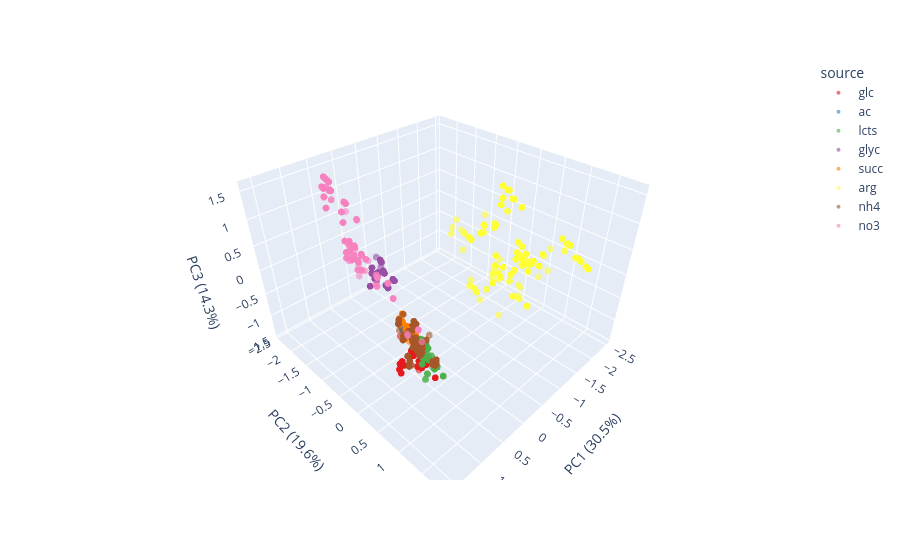

The notebook cell saved with this chart:
### Code cell
import plotly.express as px
palette = sns.color_palette("Set1", n_colors=df_pca["source"].nunique()).as_hex()
# 3. Create the interactive 3D scatter plot
fig = px.scatter_3d(
    df_pca, 
    x='PC1', 
    y='PC2', 
    z='PC3',
    opacity=0.6,
    color_discrete_sequence=palette,
    color = X['source'],
    # title='Interactive 3D PCA of Biomass Components',
    labels={
        'PC1': f'PC1 ({pca.explained_variance_ratio_[0]:.1%})',
        'PC2': f'PC2 ({pca.explained_variance_ratio_[1]:.1%})',
        'PC3': f'PC3 ({pca.explained_variance_ratio_[2]:.1%})'
    }
)

# This makes the dots a bit smaller and cleaner
fig.update_traces(marker=dict(size=4))

fig.show()

### Figure 1 — Plotly figure (JSON) as saved in the notebook; plotly's stock layout.template omitted (floating-point values rounded to 4 significant figures; data arrays with more than 128 entries replaced by an {"elided": "..."} marker saying what was removed)
{"data": [{"hovertemplate": "source=glc<br>PC1 (30.5%)=%{x}<br>PC2 (19.6%)=%{y}<br>PC3 (14.3%)=%{z}<extra></extra>", "legendgroup": "glc", "marker": {"color": "#e41a1c", "opacity": 0.6, "size": 4, "symbol": "circle"}, "mode": "markers", "name": "glc", "scene": "scene", "showlegend": true, "type": "scatter3d", "x": {"elided": "703 float values"}, "y": {"elided": "703 float values"}, "z": {"elided": "703 float values"}}, {"hovertemplate": "source=ac<br>PC1 (30.5%)=%{x}<br>PC2 (19.6%)=%{y}<br>PC3 (14.3%)=%{z}<extra></extra>", "legendgroup": "ac", "marker": {"color": "#377eb8", "opacity": 0.6, "size": 4, "symbol": "circle"}, "mode": "markers", "name": "ac", "scene": "scene", "showlegend": true, "type": "scatter3d", "x": {"elided": "482 float values"}, "y": {"elided": "482 float values"}, "z": {"elided": "482 float values"}}, {"hovertemplate": "source=lcts<br>PC1 (30.5%)=%{x}<br>PC2 (19.6%)=%{y}<br>PC3 (14.3%)=%{z}<extra></extra>", "legendgroup": "lcts", "marker": {"color": "#4daf4a", "opacity": 0.6, "size": 4, "symbol": "circle"}, "mode": "markers", "name": "lcts", "scene": "scene", "showlegend": true, "type": "scatter3d", "x": {"elided": "786 float values"}, "y": {"elided": "786 float values"}, "z": {"elided": "786 float values"}}, {"hovertemplate": "source=glyc<br>PC1 (30.5%)=%{x}<br>PC2 (19.6%)=%{y}<br>PC3 (14.3%)=%{z}<extra></extra>", "legendgroup": "glyc", "marker": {"color": "#984ea3", "opacity": 0.6, "size": 4, "symbol": "circle"}, "mode": "markers", "name": "glyc", "scene": "scene", "showlegend": true, "type": "scatter3d", "x": {"elided": "580 float values"}, "y": {"elided": "580 float values"}, "z": {"elided": "580 float values"}}, {"hovertemplate": "source=succ<br>PC1 (30.5%)=%{x}<br>PC2 (19.6%)=%{y}<br>PC3 (14.3%)=%{z}<extra></extra>", "legendgroup": "succ", "marker": {"color": "#ff7f00", "opacity": 0.6, "size": 4, "symbol": "circle"}, "mode": "markers", "name": "succ", "scene": "scene", "showlegend": true, "type": "scatter3d", "x": {"elided": "509 float values"}, "y": {"elided": "509 float values"}, "z": {"elided": "509 float values"}}, {"hovertemplate": "source=arg<br>PC1 (30.5%)=%{x}<br>PC2 (19.6%)=%{y}<br>PC3 (14.3%)=%{z}<extra></extra>", "legendgroup": "arg", "marker": {"color": "#ffff33", "opacity": 0.6, "size": 4, "symbol": "circle"}, "mode": "markers", "name": "arg", "scene": "scene", "showlegend": true, "type": "scatter3d", "x": {"elided": "1903 float values"}, "y": {"elided": "1903 float values"}, "z": {"elided": "1903 float values"}}, {"hovertemplate": "source=nh4<br>PC1 (30.5%)=%{x}<br>PC2 (19.6%)=%{y}<br>PC3 (14.3%)=%{z}<extra></extra>", "legendgroup": "nh4", "marker": {"color": "#a65628", "opacity": 0.6, "size": 4, "symbol": "circle"}, "mode": "markers", "name": "nh4", "scene": "scene", "showlegend": true, "type": "scatter3d", "x": {"elided": "976 float values"}, "y": {"elided": "976 float values"}, "z": {"elided": "976 float values"}}, {"hovertemplate": "source=no3<br>PC1 (30.5%)=%{x}<br>PC2 (19.6%)=%{y}<br>PC3 (14.3%)=%{z}<extra></extra>", "legendgroup": "no3", "marker": {"color": "#f781bf", "opacity": 0.6, "size": 4, "symbol": "circle"}, "mode": "markers", "name": "no3", "scene": "scene", "showlegend": true, "type": "scatter3d", "x": {"elided": "1318 float values"}, "y": {"elided": "1318 float values"}, "z": {"elided": "1318 float values"}}], "layout": {"legend": {"title": {"text": "source"}, "tracegroupgap": 0}, "margin": {"t": 60}, "scene": {"domain": {"x": [0, 1], "y": [0, 1]}, "xaxis": {"title": {"text": "PC1 (30.5%)"}}, "yaxis": {"title": {"text": "PC2 (19.6%)"}}, "zaxis": {"title": {"text": "PC3 (14.3%)"}}}}}
